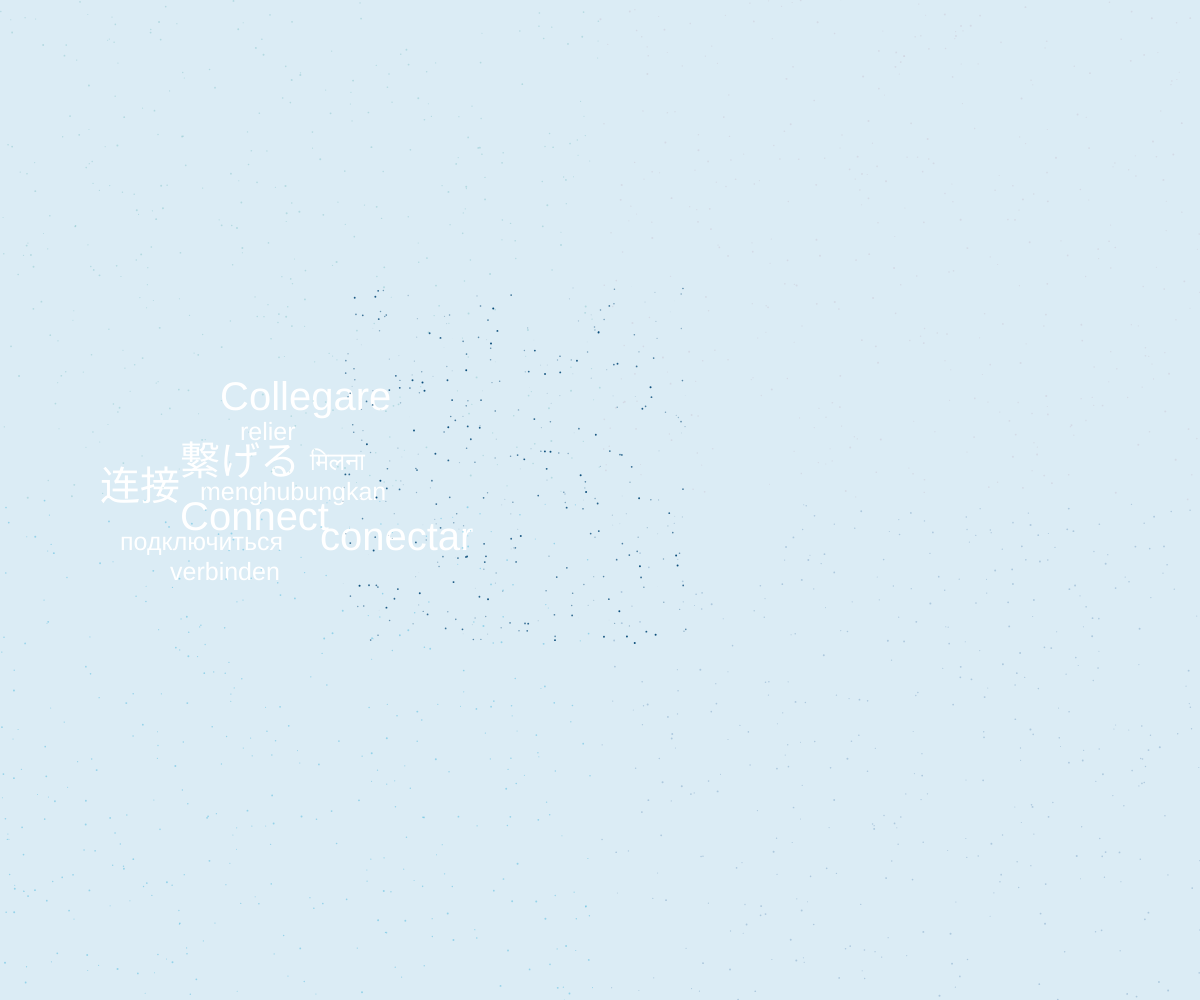
Frame 1 (no input)
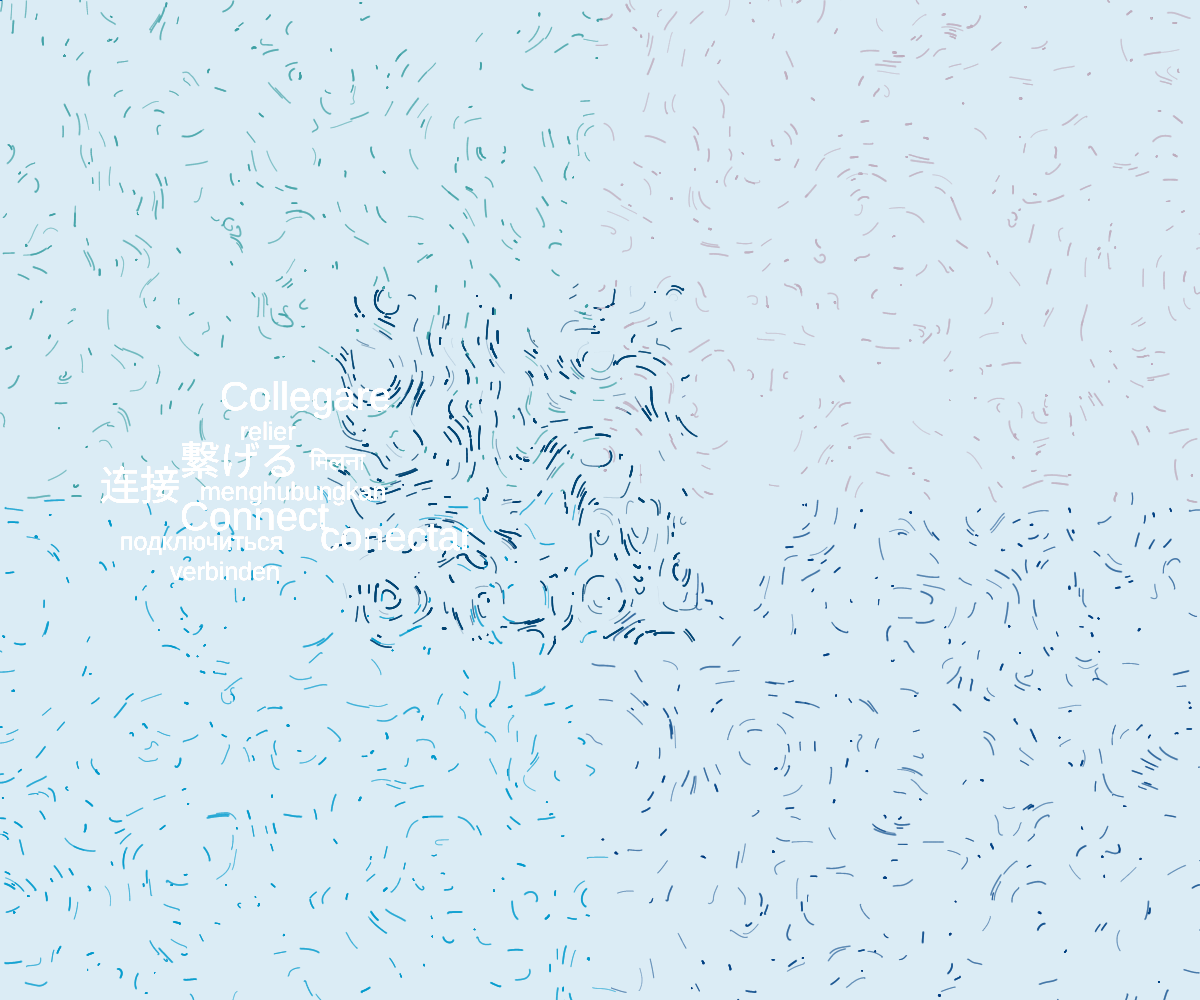
Frame 60 (no input)
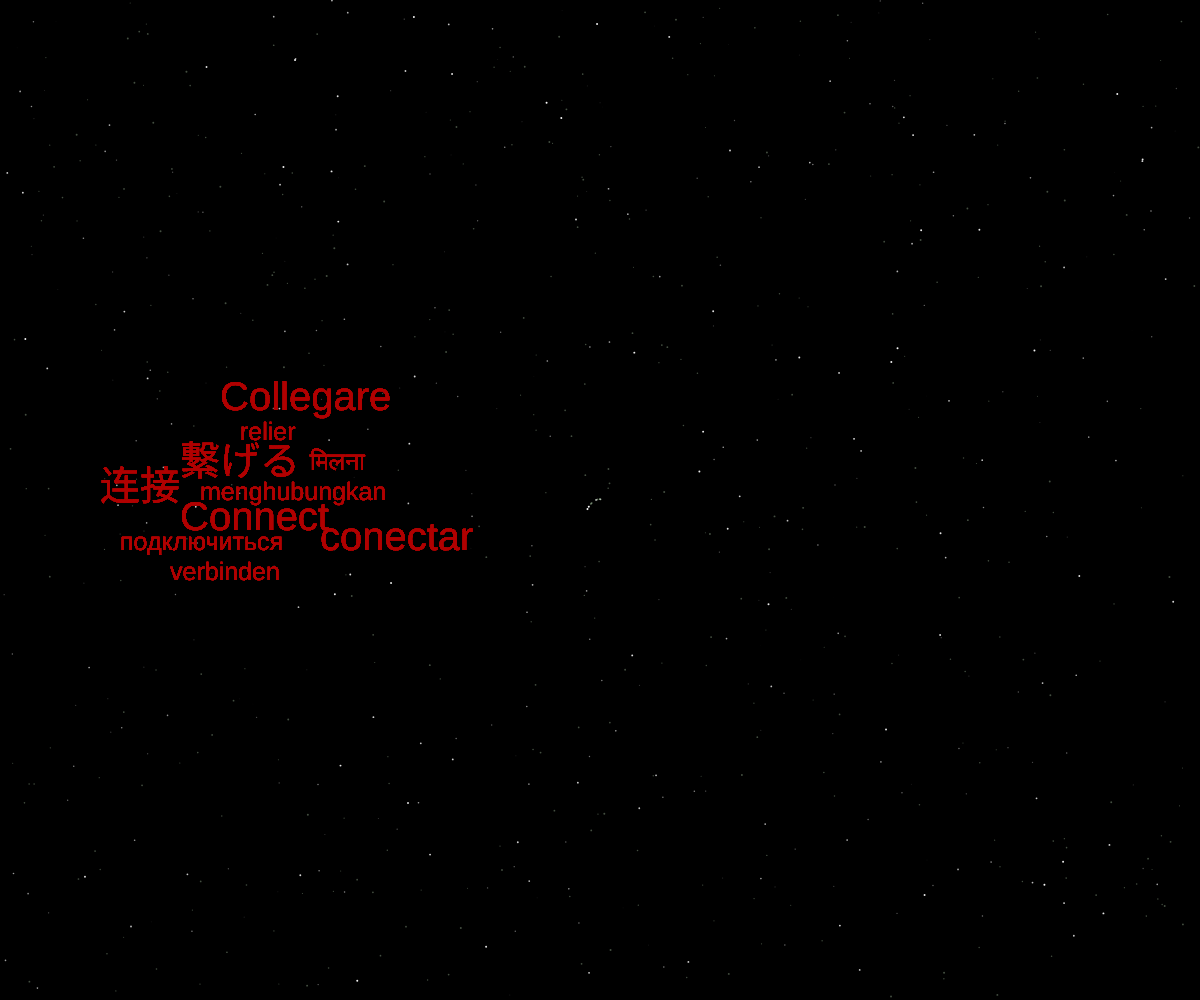
Frame 120 (the mouse pressed at the canvas centre since frame 60)

The p5.js sketch that drew these frames (run headless with seeded random() and noise() and a simulated clock; from frame 60 on, the mouse is pressed at the canvas centre):

// p5.js sketch
// ── sketch.js
//inspiration: perlin noise by yasai: https://www.openprocessing.org/sketch/494102



var particles_a = [];
var particles_b = [];
var particles_c = [];
var particles_d = [];
var particles_e = [];
var particles_f = [];
var particles_g = [];

var nums =400;
var noiseScale = 300;

function setup(){

	createCanvas(windowWidth, windowHeight);
 
	background(219, 236, 245);

    for(var i = 0; i < nums; i++){
		particles_a[i] = new Particle(random(0,width/2),random(0, height/2));
		particles_b[i] = new Particle(random(width/2, width),random(height/2,height));
		particles_c[i] = new Particle(random(0,width/2,),random(height/2,height));
      particles_d[i] = new Particle(random(0, width),random(0, height));
      particles_e[i] = new Particle(random(width/2,width),random(0,height/2));
      particles_f[i] = new Particle(random(0, width),random(0, height));
      particles_g[i] = new Particle(random(2*width/7, 4*width/7),random(2*height/7, 4.5*height/7));
      
	}

}


function draw(){

 strokeWeight(8);
    fill(255);
    textSize(40);
    textStyle(NORMAL);
  text("繋げる", 180,windowHeight/2-25);
  text("连接", 100,windowHeight/2);
  text("Connect", 180,windowHeight/2+30);
  text("Collegare", 220,windowHeight/2-90);
  text("conectar", 320,windowHeight/2+50);
  
  
  
  textSize(25);
  text("menghubungkan", 200,windowHeight/2);
  text("relier", 240,windowHeight/2-60);
  text("मिलना", 310,windowHeight/2-30);
  text("подключиться", 120,windowHeight/2+50);
  text("verbinden", 170,windowHeight/2+80);

  

  
  
  
  
    textSize(25);
    textStyle(NORMAL);
    strokeWeight(5);
  
  
	noStroke();
	smooth();
  
  
  
  for(var i = 0; i < nums; i++){
		var radius = map(i,0,nums,1,2);
		var alpha = map(i,0,nums,0,250);

		fill(67,163,167,65);
		particles_a[i].move();
		particles_a[i].display(radius);
		particles_a[i].checkEdge();

		fill(0,70,138,54);
		particles_b[i].move();
		particles_b[i].display(radius);
		particles_b[i].checkEdge();

		fill(0,158,209,81);
		particles_c[i].move();
		particles_c[i].display(radius);
		particles_c[i].checkEdge();
          
        fill(195,179,194,76);
		particles_e[i].move();
		particles_e[i].display(radius);
		particles_e[i].checkEdge();
    
        fill(0, 70, 117,alpha);
		particles_g[i].move();
		particles_g[i].display(radius);
		particles_g[i].checkEdge();
    
          
	}  
  
    if (mouseIsPressed === true) {
    background(0,0,0)
  for(var i = 0; i < nums; i++){
		var radius = map(i,0,nums,1,2);
		var alpha = map(i,0,nums,0,250);

      fill(255,255,255,alpha);
		particles_d[i].move();
		particles_d[i].display(radius);
		particles_d[i].checkEdge();
    
    fill(193,225,186,88);
		particles_f[i].move();
		particles_f[i].display(radius);
		particles_f[i].checkEdge();
    
     
    fill(180, 0, 0, 51);
    textSize(40);
    textStyle(NORMAL);
  text("繋げる", 180,windowHeight/2-25);
  text("连接", 100,windowHeight/2);
  text("Connect", 180,windowHeight/2+30);
  text("Collegare", 220,windowHeight/2-90);
  text("conectar", 320,windowHeight/2+50);
  
  
  
  textSize(25);
  text("menghubungkan", 200,windowHeight/2);
  text("relier", 240,windowHeight/2-60);
  text("मिलना", 310,windowHeight/2-30);
  text("подключиться", 120,windowHeight/2+50);
  text("verbinden", 170,windowHeight/2+80);
    
    }
      

    }
  
  // for(var x = 0; x < nums/3; x++){
  // var radius = map(x,0,nums/3,1,2);
  //   var alpha = map(x,0,nums/3,0,250);
  //         fill(210,111,136,alpha);
  // particles_e[x].move();
  // particles_e[x].display(radius);
  // particles_e[x].checkEdge();
  // }
  
  
}


function Particle(x, y){
	this.dir = createVector(0, 0);
	this.vel = createVector(0, 0);
	this.pos = createVector(x, y);

	this.speed = random(0.4)

	this.move = function(){
		var angle = noise(this.pos.x/noiseScale, this.pos.y/noiseScale)*TWO_PI*noiseScale;
		this.dir.x = cos(angle);
		this.dir.y = sin(angle);
		this.vel = this.dir.copy();
		this.vel.mult(this.speed);
		this.pos.add(this.vel);
	}

	this.checkEdge = function(){
		if(this.pos.x > width || this.pos.x < 0 || this.pos.y > height || this.pos.y < 0){
			this.pos.x = mouseX;
			this.pos.y = mouseY;
		}
	}

	this.display = function(r){
		ellipse(this.pos.x, this.pos.y, r, r);
	}
}
